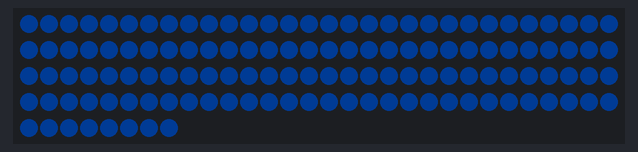
A sketch run on a simulated Arduino Uno, built with avr-gcc and run on an emulated ATmega328P. Parts: 128 RGB LEDs in strip order, left to right, continuing on the next row. Dim RGB values are drawn brighter than linear.

Above: at 0.18 s.
At 1.73 s:
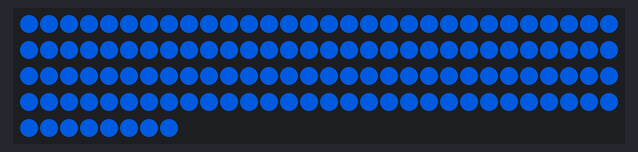
At 3.97 s:
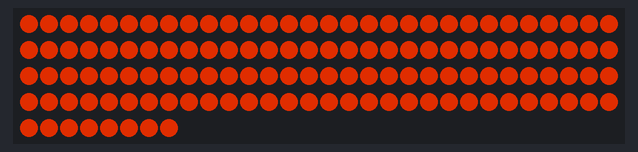
At 5.52 s:
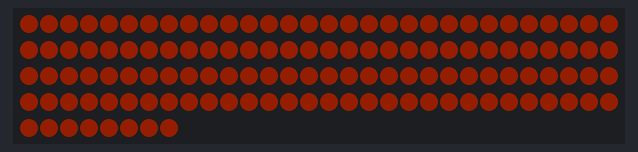

Measured:
- by itself, everything shown: repeats every 5.6 s, in 80 steps

The sketch:

breathe.ino
```cpp
#include "LPD8806.h"
#include "SPI.h"

int nLEDs = 128;

LPD8806 strip = LPD8806(nLEDs);

void setup() {
  // put your setup code here, to run once:
  Serial.begin(9600);
  strip.begin();
  strip.show();
}

void loop() {
  // put your main code here, to run repeatedly:
  breathe(0, 40, 100);
  breathe(100, 20, 0);
}

// in - out
void breathe(int r, int g, int b) {

  int rInc = r / 20; int gInc = g / 20; int bInc = b / 20;
  r = 0; g = 0; b = 0;

  for(int i = 0; i < 20; i++) {
    for(int j = 0; j < strip.numPixels(); j++) {
      strip.setPixelColor(j, strip.Color(r, g, b));
    }
    strip.show();
    delay(50);
    r+=rInc; g+=gInc; b+=bInc;
  }

  for(int i = 0; i < 20; i++) {
    for(int j = 0; j < strip.numPixels(); j++) {
      strip.setPixelColor(j, strip.Color(r, g, b));
    }
    strip.show();
    delay(50);
    r-=rInc; g-=gInc; b-=bInc;
  }

}
```
